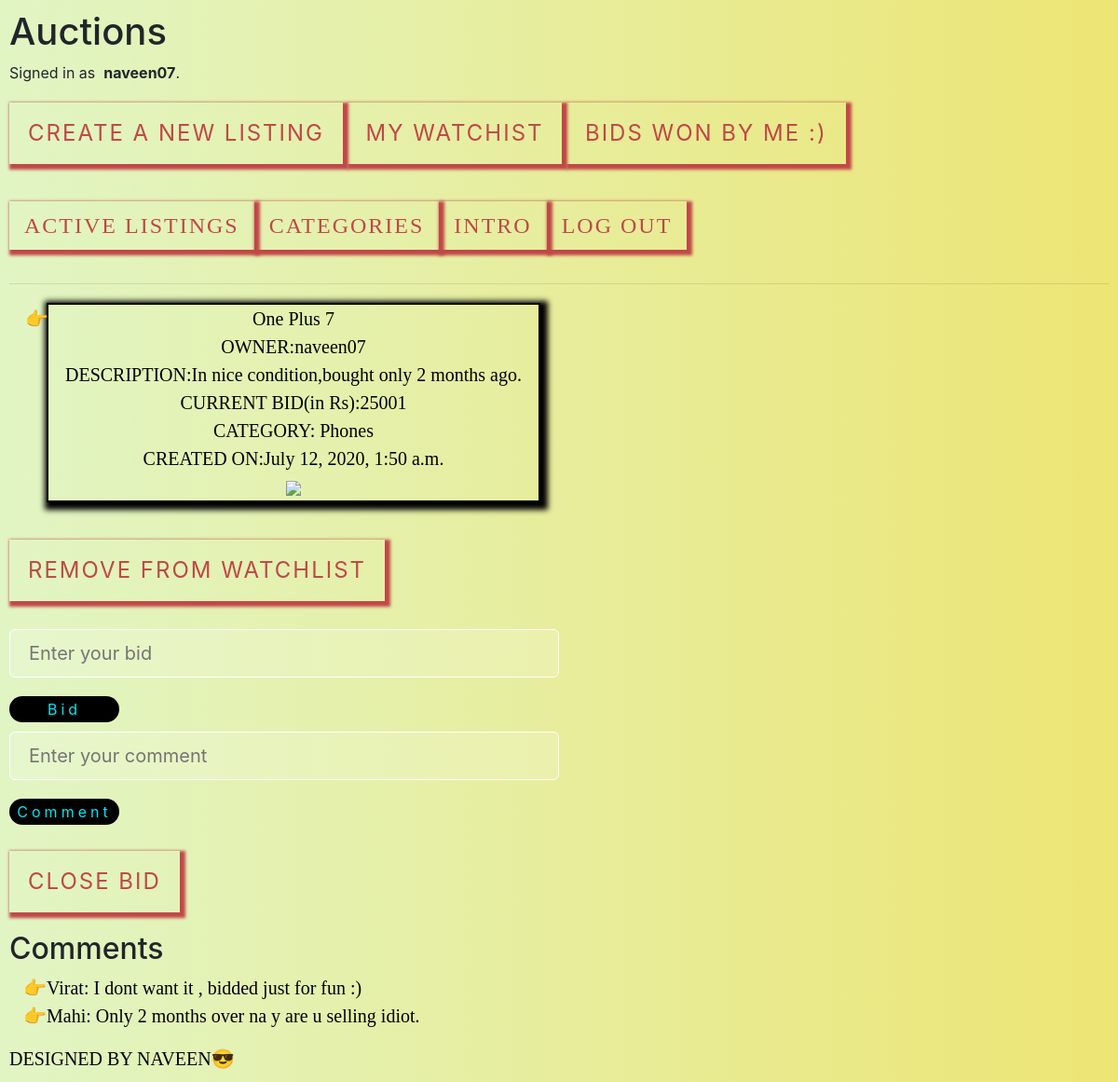
The app's page /lst/2 (signed in) with its own data.
### auctions/models.py (models this page shows)
class User(AbstractUser):
  pass

class Listings(models.Model):
    title1=models.CharField(max_length=64)
    desc =models.CharField(max_length=6400)
    bid=models.IntegerField()
    cat = models.CharField(max_length=64)
    lnk = models.CharField(max_length=640000,null=True,blank=True)
    usrr=models.CharField(max_length=64)
    crt=models.DateTimeField(default=datetime.now)

class Comments(models.Model):
    usrs=models.CharField(max_length=64)
    cmnt=models.CharField(max_length=640)
    titl=models.CharField(max_length=64)

### auctions/views.py (the view)
# urls.py: path("lst/<int:mk1>",views.bid,name="bid"),
def bid(request,mk1):
  if request.session.has_key('username'):
      try:
        all1l =Listings.objects.get(id=mk1)
        pp=Watchlist.objects.get(titlee=mk1,usrs1=request.session['username'])
      except Listings.DoesNotExist:
        return HttpResponse("errorrrrr")
      except Watchlist.DoesNotExist:
        pp=None
      cm=Comments.objects.filter(titl=mk1)
      if all1l.usrr==request.session['username']:
        if pp:
           return render(request,"auctions/bid.html",{"mk":all1l ,"cls":True,"cm":cm,"u":False})
        else:
           return render(request,"auctions/bid.html",{"mk":all1l ,"cls":True,"cm":cm,"u":True})
      else:
        if pp:
           return render(request,"auctions/bid.html",{"mk":all1l ,"cls":False,"cm":cm,"u":False})
        else:
           return render(request,"auctions/bid.html",{"mk":all1l ,"cls":False,"cm":cm,"u":True})
  else:
      return render(request,"auctions/login.html")

### auctions/templates/auctions/bid.html (shortened to what this page needs)
{% extends "auctions/layout.html" %}
{% block body %}
    <div>
    	<ul><div class="tt">
    		<li>
	{{ mk.title1 }}<br>
	OWNER:{{ mk.usrr }}<br>
	DESCRIPTION:{{ mk.desc }}<br>
	CURRENT BID(in Rs):{{ mk.bid }}<br>
	CATEGORY: {{ mk.cat }}<br>
	CREATED ON:{{ mk.crt }}<br>
	 <img src="{{ mk.lnk }}"><br></li></div>
	</ul>
	{% if u %}
	<a href="/watchlist/{{ mk.id }}">ADD TO WATCHLIST</a>
	{% else %}
	<a href="/remwatchlist/{{ mk.id }}">REMOVE FROM WATCHLIST</a>
	{% endif %}
	<form action="{% url 'bid1' mk.id %}" method="POST">
	<input type="number" name="bids1" placeholder="Enter your bid">
	<button>Bid</button>
</form>
	<form action="{% url 'comm' mk.id %}" method="POST">
	<input type="text" name="cmnt" placeholder="Enter your comment">
	<button>Comment</button>
</form>
{% if cls %}
<a href="/win/{{mk.id }}">Close Bid</a>
{% endif %}
<div>
	<h2>Comments</h2>
	<ul>
	{% for c in cm %}
	<li>{{ c.usrs }}:
	{{ c.cmnt }}</li>
	{% endfor %}
</ul>
</div>
</div>
   <footer>
     DESIGNED BY NAVEEN😎
        </footer>
{% endblock %}

### auctions/templates/auctions/layout.html (shortened to what this page needs)
{% load static %}
<!DOCTYPE html>
<html lang="en">
    <head>
        <link rel="stylesheet" href="https://stackpath.bootstrapcdn.com/bootstrap/4.4.1/css/bootstrap.min.css">
        <link href="{% static 'auctions/styles.css' %}" rel="stylesheet">
    </head>
    <body>
        <h1>Auctions</h1>
        <div >
            {% if user.is_authenticated %}
                Signed in as&nbsp <strong>{{ user.username }}</strong>.<br>
                 <a   href="/create">Create a new listing</a>
                <a  href="/my">My Watchist</a>
                <a href="/winners">Bids won by me :)</a>
            {% else %}
                Not signed in.
            {% endif %}
        </div>
        <ul class="nav">
            <li class="nav-item">
                <a class="nav-link"  href="{% url 'index' %}">Active Listings</a>
            </li>
                <li class="nav-item">
                <a class="nav-link"  href="{% url 'cate' %}">Categories</a>
            </li>
                <li class="nav-item">
                <a class="nav-link"  href="{% url 'start' %}">Intro</a>
            </li>
            {% if user.is_authenticated %}
                <li class="nav-item">
                    <a class="nav-link" href="{% url 'logout' %}">Log Out</a>
                </li>
            {% endif %}
        </ul>
        <hr>
        {% block body %}
        {% endblock %}
    </body>
</html>

### auctions/static/auctions/styles.css (style rules this page uses)
body { padding: 10px; }

### auctions/templates/auctions/layout.html (style rules this page uses)
body { background: #EDE574; background: -webkit-linear-gradient(to right, #E1F5C4, #EDE574); background: linear-gradient(to right, #E1F5C4, #EDE574); }
a { position: relative; display: inline-block; padding: 15px 20px; margin: 20px 0; color: #c04848; font-size: 24px; text-decoration: none; text-transform: uppercase; transition: 0.5s; letter-spacing: 2px; box-shadow: 3px 3px 3px 3px; }
ul { list-style-type: "👉"; }
.tt { color: black; font-size: 20px; font-family: "Times New Roman", Times, serif; width: 530px; margin:20px 0; text-align: center; border: 2px solid black; box-shadow: 3px 3px 6px 5px; box-sizing: border-box; }

### auctions/templates/auctions/bid.html (style rules this page uses)
li,footer { color: black; font-size: 20px; font-family: "Times New Roman", Times, serif; }
input { width: 50%; display: block; margin-bottom: 15px; font-size: 20px; border: 2px solid #888; border-bottom: 5px solid #888; background-color: #fff; box-sizing: border-box; background:#ffffff28; border:1px solid white; padding:10px 20px; color: black; outline: none; margin: 10px 0; border-radius: 6px; }
button { width:10%; padding:2px; margin-top: 10px; background-color: black; color: #03e9f4; display: inline-block; border:none; transition: 0.5s; letter-spacing: 4px; border-radius: 50px; border:50px; border-color: red; }

### records on screen
User: username "naveen07"
Listings: title1 "One Plus 7", usrr "naveen07", desc "In nice condition,bought only 2 months ago.", bid "25001", cat "Phones", crt "July 12, 2020, 1:50 a.m."
Comments: usrs "Virat", cmnt "I dont want it , bidded just for fun :)"
Comments: usrs "Mahi", cmnt "Only 2 months over na y are u selling idiot."
